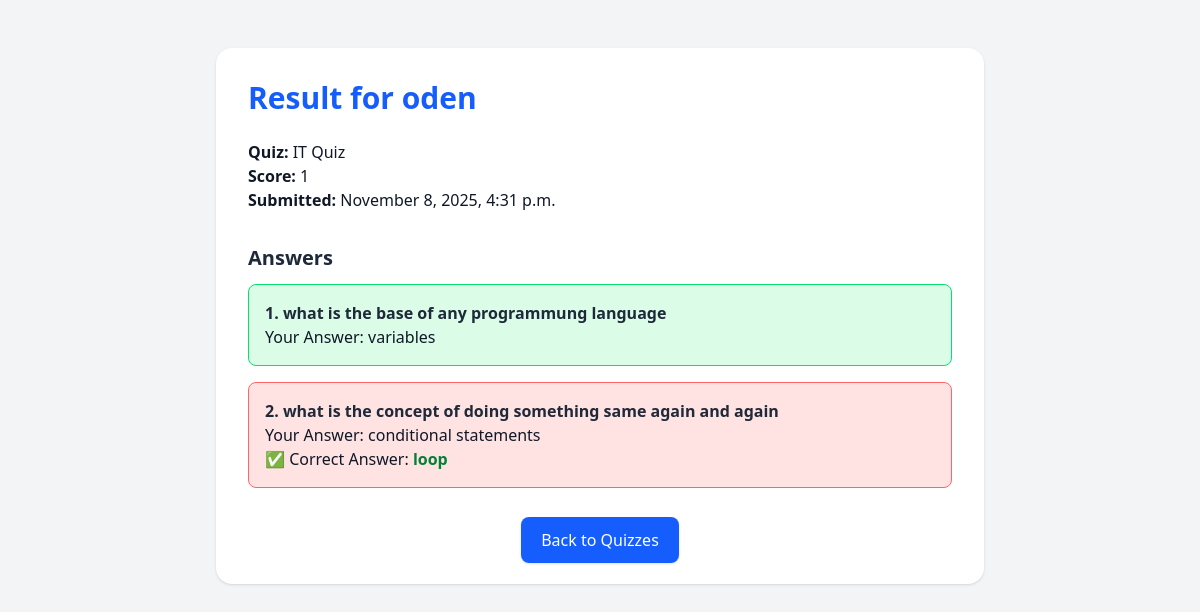
/result/18/, run on the app's committed database.
### quizzes/models.py (models this page shows, shortened)
class UserSubmission(models.Model):
    quiz = models.ForeignKey(Quiz, on_delete=models.CASCADE, related_name="submissions")
    user_name = models.CharField(max_length=255)
    score = models.IntegerField(default=0)
    submitted_at = models.DateTimeField(auto_now_add=True)

class Quiz(models.Model):
    title = models.CharField(max_length=255)
    description = models.TextField(blank=True)
    created_at = models.DateTimeField(auto_now_add=True)
    updated_at = models.DateTimeField(auto_now=True)

class UserAnswer(models.Model):
    submission = models.ForeignKey(UserSubmission, on_delete=models.CASCADE, related_name="user_answers")
    question = models.ForeignKey(Question, on_delete=models.CASCADE)
    answer = models.ForeignKey(Answer, on_delete=models.CASCADE, null=True, blank=True)
    is_correct = models.BooleanField(default=False)

class Question(models.Model):
    QUESTION_TYPES = (
        ('single', 'Single Choice'),
        ('multiple', 'Multiple Choice'),
    )
    quiz = models.ForeignKey(Quiz, on_delete=models.CASCADE, related_name="questions")
    text = models.TextField()
    question_type = models.CharField(max_length=20, choices=QUESTION_TYPES, default='single')
    created_at = models.DateTimeField(auto_now_add=True)

class Answer(models.Model):
    question = models.ForeignKey(Question, on_delete=models.CASCADE, related_name="answers")
    text = models.CharField(max_length=255)
    is_correct = models.BooleanField(default=False)

### quizzes/views.py (the view)
# urls.py: path('result/<int:submission_id>/', views.quiz_result, name='quiz_result'),
def quiz_result(request, submission_id):
    submission = get_object_or_404(UserSubmission, id=submission_id)
    user_answers = UserAnswer.objects.filter(submission=submission).select_related('question', 'answer')
    return render(request, "quizzes/quiz_result.html", {
        "submission": submission,
        "user_answers": user_answers
    })

### quizzes/templates/quizzes/quiz_result.html
{% extends 'base.html' %}
{% block content %}
<div class="max-w-3xl mx-auto bg-white p-8 rounded-2xl shadow my-12">
  <h1 class="text-3xl font-bold text-blue-600 mb-6">
    Result for {{ submission.user_name }}
  </h1>
  <div class="mb-4">
    <p><strong>Quiz:</strong> {{ submission.quiz.title }}</p>
    <p><strong>Score:</strong> {{ submission.score }}</p>
    <p>
      <strong>Submitted:</strong>
      {{ submission.submitted_at|date:"F j, Y, g:i a" }}
    </p>
  </div>
  <div class="mt-8">
    <h2 class="text-xl font-semibold mb-3 text-gray-800">Answers</h2>
    <ul class="space-y-4">
      {% for ua in user_answers %}
      <li
        class="p-4 border rounded-lg {% if ua.is_correct %}bg-green-100 border-green-400{% else %}bg-red-100 border-red-400{% endif %}"
      >
        <p class="font-semibold text-gray-800">
          {{ forloop.counter }}. {{ ua.question.text }}
        </p>
        <p>
          Your Answer: <span class="font-medium">{{ ua.answer.text }}</span>
        </p>
        {% if not ua.is_correct %}
        <p>
          ✅ Correct Answer:
          {% for a in ua.question.answers.all %}
            {% if a.is_correct %}
              <span class="font-semibold text-green-700">{{ a.text }}</span>
            {% endif %}
          {% endfor %}
        </p>
        {% endif %}
      </li>
      {% empty %}
      <li>No answers found.</li>
      {% endfor %}
    </ul>
  </div>
  <div class="text-center mt-10">
    <a
      href="{% url 'quiz_list' %}"
      class="px-5 py-3 bg-blue-600 text-white rounded-lg shadow hover:bg-blue-700"
    >
      Back to Quizzes
    </a>
  </div>
</div>
{% endblock %}

### data on the page
UserSubmission: user_name "oden", quiz "IT Quiz", score "1", submitted_at "November 8, 2025, 4:31 p.m."
UserAnswer: question.text "what is the base of any programmung language", answer.text "variables"
UserAnswer: question.text "what is the concept of doing something same again and again", answer.text "conditional statements"
Answer: text "loop"
